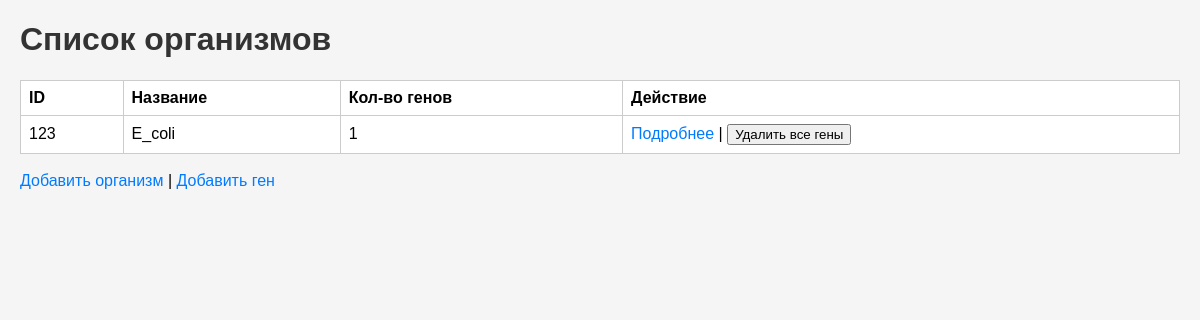
Before: / with the older database file.
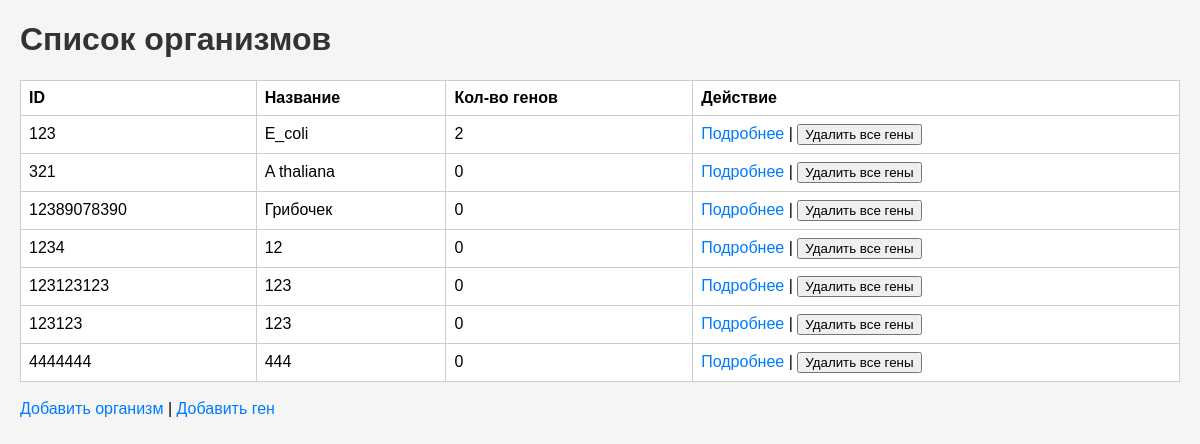
After: the same page with the newer database file.
### app/models.py (models this page shows, shortened)
class Organism(db.Model):
    id = db.Column(db.String, primary_key=True)
    name = db.Column(db.String, nullable=False)
    gene_count = db.Column(db.Integer, default=0)
    description = db.Column(db.Text, nullable=True)
    genes = db.relationship('Gene', backref='organism', lazy=True)

### app/routes.py (the view)
@app.route('/')
def index():
    organisms = Organism.query.all()
    return render_template('index.html', organisms=organisms)

### app/templates/index.html (shortened to what this page needs)
<!DOCTYPE html>
<html lang="ru">
<head>
    <link rel="stylesheet" href="{{ url_for('static', filename='style.css') }}">
</head>
<body>
    <h1>Список организмов</h1>
    <table>
        <tr>
            <th>ID</th>
            <th>Название</th>
            <th>Кол-во генов</th>
            <th>Действие</th>
        </tr>
        {% for organism in organisms %}
        <tr>
            <td>{{ organism.id }}</td>
            <td>{{ organism.name }}</td>
            <td>{{ organism.gene_count }}</td>
            <td>
                <a href="{{ url_for('organism_detail', organism_id=organism.id) }}">Подробнее</a> |
                <form action="{{ url_for('delete_all_genes', organism_id=organism.id) }}" method="POST" style="display:inline;">
                    <button type="submit" class="button"
                            onclick="return confirm('Вы уверены, что хотите удалить все гены для организма с ID: {{ organism.id }} ({{ organism.name }})?')">
                        Удалить все гены
                    </button>
                </form>
            </td>
        </tr>
        {% endfor %}
    </table>
    <br>
    <a href="{{ url_for('add_organism') }}">Добавить организм</a> |
    <a href="{{ url_for('add_gene') }}">Добавить ген</a>
</body>
</html>

### app/static/style.css (style rules this page uses)
body { font-family: Arial, sans-serif; margin: 20px; background-color: #f5f5f5; }
h1, h2 { color: #333; }
table { width: 100%; border-collapse: collapse; margin-top: 20px; background-color: white; }
table, th, td { border: 1px solid #ccc; padding: 8px; text-align: left; }
a { text-decoration: none; color: #007bff; }

Changed rows visible on the page:
changed Organism "E_coli": gene_count "1" → "2"
added Organism: id "321", name "A thaliana", gene_count "0"
added Organism: id "12389078390", name "Грибочек", gene_count "0"
added Organism: id "1234", name "12", gene_count "0"
added Organism: id "123123123", name "123", gene_count "0"
added Organism: id "123123", name "123", gene_count "0"
added Organism: id "4444444", name "444", gene_count "0"
